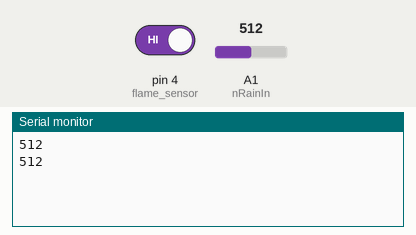
Recording of a sketch running on a simulated Arduino Uno, built with avr-gcc and run on an emulated ATmega328P. Parts: the last lines printed to the serial monitor. The inputs (shaded band) are chosen by the test bench; at power-on: A1 (nRainIn) = 512, pin 4 (flame_sensor) HIGH.

Above: at 2.8 s.
2.9 s: A1 (nRainIn) set to 716
At 5.2 s:
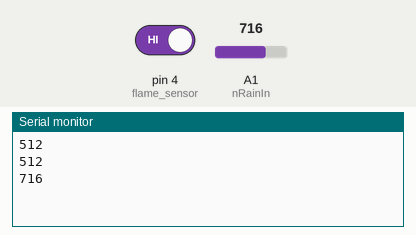
5.6 s: pin 4 (flame_sensor) driven LOW
At 6.8 s:
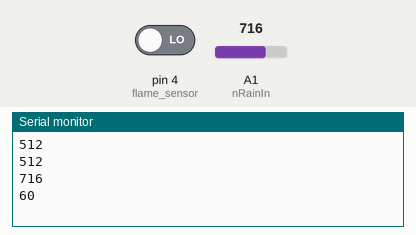
Timing chart, 0 to 8.6 s (numbered marks = the images above; inputs shaded):
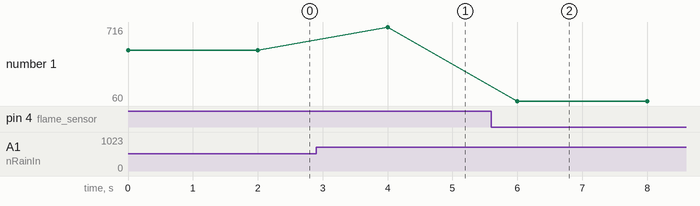

Measured:
- after the input at 2.9 s, the serial monitor: prints a new line after 1.1 s (image 1)
- after the input at 5.6 s, the serial monitor: prints a new line after 0.40 s (image 2)
- plotted number 1: 512 → 716 after the input at 2.9 s, 716 → 60 after the input at 5.6 s

The sketch:

SquareController.zip.ino
```cpp
//Rain  Sensor
int nRainIn = A1;
int nRainDigitalIn = 2;
int nRainVal;

//Flame Sensor
int flame_sensor = 4;
int flame_detected;

void setup() {
  Serial.begin(9600);
  pinMode(2,INPUT);
  pinMode(flame_sensor, INPUT);
}

void loop() {

   flame_detected = digitalRead(flame_sensor);
   nRainVal = analogRead(nRainIn);
   int def = 2000; // Default Value for Serial Port

   if(flame_detected == 0)
   {
    Serial.println(flame_detected + 60);
    delay(1000);
   }

   else if(nRainVal < 999)
   {
    Serial.println(nRainVal);
    delay(1000);
   }
   else
   Serial.println(def);
   delay(1000);
}
```
